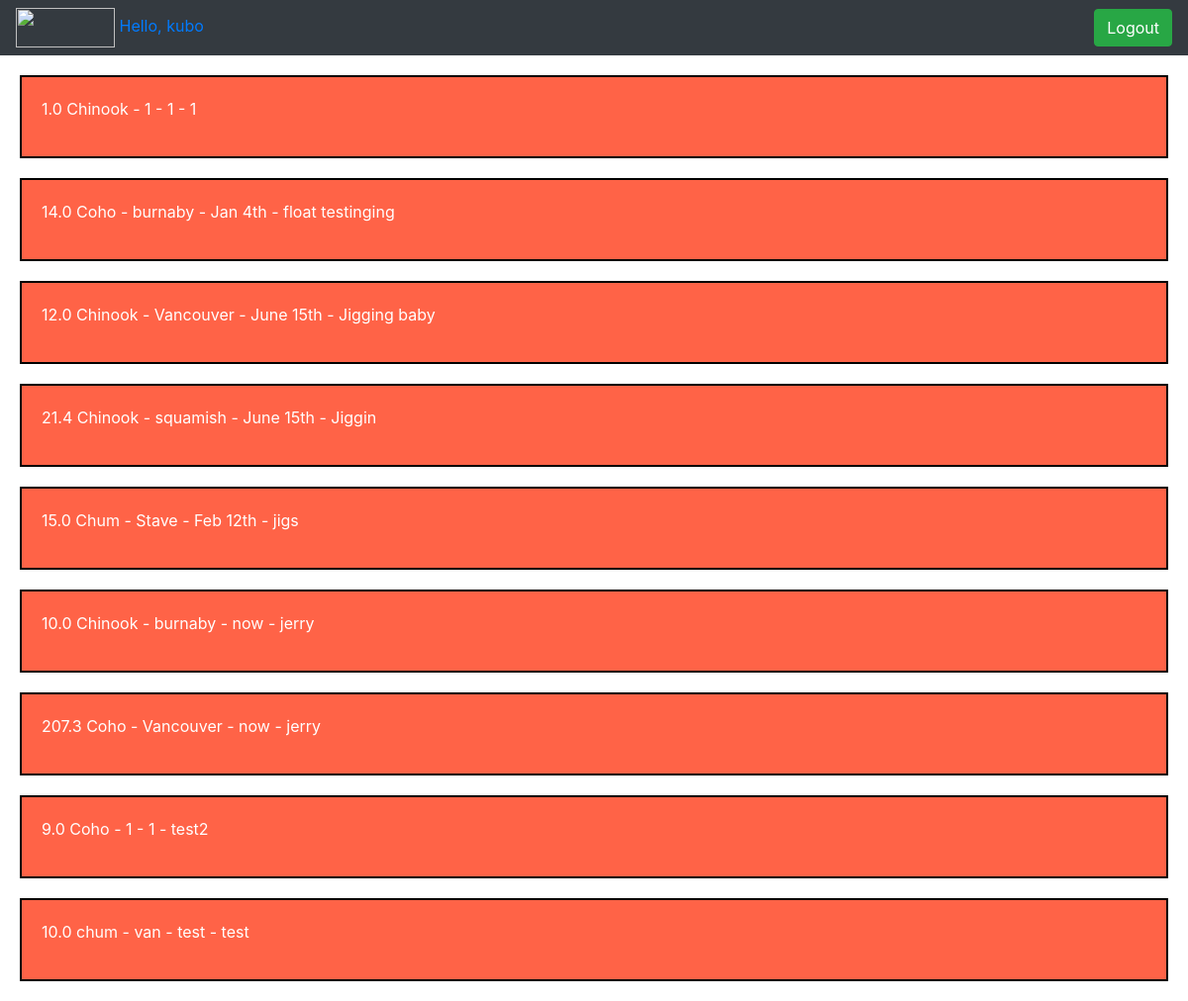
Screenshot of /listview/ (signed in) with the database file from the repository.
### myapp/models.py (models this page shows)
class JournalRecord(models.Model):
        species_choice = (
        ('Chum', 'Chum'),
        ('Coho', 'Coho'),
        ('Chinook', 'Chinook'),
        ('Pink', 'Pink'),
        ('Sockeye', 'Sockeye'),
        ('Trout', 'Trout')
        )
        size = models.FloatField()
        species = models.CharField(max_length=50, choices=species_choice)
        location = models.CharField(max_length=100)
        latitude = models.FloatField()
        longitude = models.FloatField()
        date = models.CharField(max_length=100)
        method = models.CharField(max_length=300)
        user = models.ForeignKey(User, on_delete=models.CASCADE)
        def __str__(self):
            return str(self.size) + " " + self.species +  " - " + self.location + " - " + self.date + " - " + self.method

### myapp/views.py (the view)
# urls.py: path('listview/', views.listView, name="listview"),
@login_required(login_url='login')
def listView(request):
    records=reversed(JournalRecord.objects.all())
    context = {'records':records}
    return render(request, 'listview.html', context)

### myapp/templates/listview.html (shortened to what this page needs)
<link rel="stylesheet" href="https://stackpath.bootstrapcdn.com/bootstrap/4.1.3/css/bootstrap.min.css">
<head>
</head>
<body>
{% include "./navbar.html" %}
{% for JournalRecord in records %}
<div class='city'>
    <p>{{JournalRecord}}</p>
</div>
{% endfor %}
</body>

### myapp/templates/navbar.html
<nav class='navbar  navbar-light bg-dark'>
    <a href='http://127.0.0.1:8000/' class=navbar-brand'>
      <img src='https://i.postimg.cc/6QKFnxjG/fishlogo2.png' style=width:100px;height:40px>
      <span class='text'>Hello, {{request.user}}</span>
      <button class="btn btn-success"  type="button"><a href="{% url 'logout' %}" class='text-white'>Logout</a></button>
    </a>
</nav>

### myapp/templates/listview.html (style rules this page uses)
.city { background-color: tomato; color: white; border: 2px solid black; margin: 20px; padding: 20px; }

### rows the page displays
JournalRecord: size+species+location "1.0 Chinook - 1 - 1 - 1"
JournalRecord: size+species+location "14.0 Coho - burnaby - Jan 4th - float testinging"
JournalRecord: size+species+location "12.0 Chinook - Vancouver - June 15th - Jigging baby"
JournalRecord: size+species+location "21.4 Chinook - squamish - June 15th - Jiggin"
JournalRecord: size+species+location "15.0 Chum - Stave - Feb 12th - jigs"
JournalRecord: size+species+location "10.0 Chinook - burnaby - now - jerry"
JournalRecord: size+species+location "207.3 Coho - Vancouver - now - jerry"
JournalRecord: size+species+location "9.0 Coho - 1 - 1 - test2"
JournalRecord: size+species+location "10.0 chum - van - test - test"

### other values shown
{{ request.user }} "kubo"
